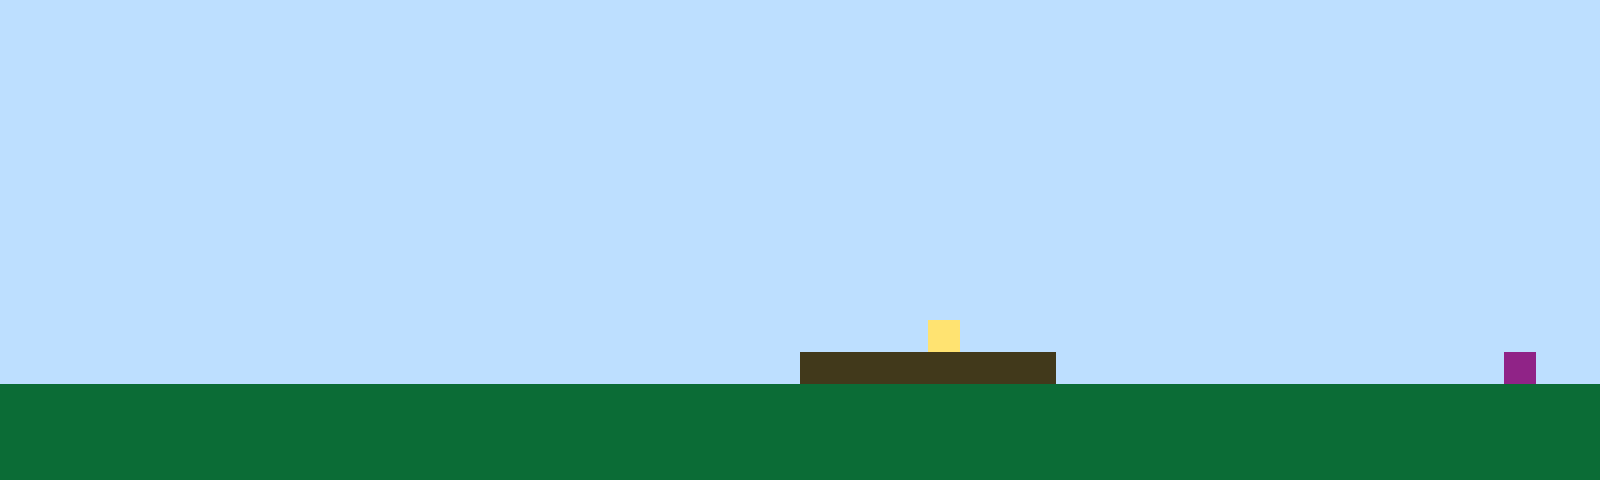

This game map was drawn from its Tiled (.tmx) file and the tilesets committed beside it. A one-line description and the full map source follow:
An orthogonal 50x15 tile map with 32x32 px tiles, 1 tile layer (Tile Layer 1).

<map version="1.10" tiledversion="1.11.2" orientation="orthogonal" renderorder="right-up" width="50" height="15" tilewidth="32" tileheight="32" infinite="0" nextlayerid="2" nextobjectid="1"><editorsettings><export target="map1.csv" format="csv" /></editorsettings><tileset firstgid="1" name="sprites" tilewidth="32" tileheight="32" tilecount="6" columns="3"><image source="sprites.png" width="96" height="64" /></tileset><layer id="1" name="Tile Layer 1" width="50" height="15"><data encoding="csv">1,1,1,1,1,1,1,1,1,1,1,1,1,1,1,1,1,1,1,1,1,1,1,1,1,1,1,1,1,1,1,1,1,1,1,1,1,1,1,1,1,1,1,1,1,1,1,1,1,1,1,1,1,1,1,1,1,1,1,1,1,1,1,1,1,1,1,1,1,1,1,1,1,1,1,1,1,1,1,1,1,1,1,1,1,1,1,1,1,1,1,1,1,1,1,1,1,1,1,1,1,1,1,1,1,1,1,1,1,1,1,1,1,1,1,1,1,1,1,1,1,1,1,1,1,1,1,1,1,1,1,1,1,1,1,1,1,1,1,1,1,1,1,1,1,1,1,1,1,1,1,1,1,1,1,1,1,1,1,1,1,1,1,1,1,1,1,1,1,1,1,1,1,1,1,1,1,1,1,1,1,1,1,1,1,1,1,1,1,1,1,1,1,1,1,1,1,1,1,1,1,1,1,1,1,1,1,1,1,1,1,1,1,1,1,1,1,1,1,1,1,1,1,1,1,1,1,1,1,1,1,1,1,1,1,1,1,1,1,1,1,1,1,1,1,1,1,1,1,1,1,1,1,1,1,1,1,1,1,1,1,1,1,1,1,1,1,1,1,1,1,1,1,1,1,1,1,1,1,1,1,1,1,1,1,1,1,1,1,1,1,1,1,1,1,1,1,1,1,1,1,1,1,1,1,1,1,1,1,1,1,1,1,1,1,1,1,1,1,1,1,1,1,1,1,1,1,1,1,1,1,1,1,1,1,1,1,1,1,1,1,1,1,1,1,1,1,1,1,1,1,1,1,1,1,1,1,1,1,1,1,1,1,1,1,1,1,1,1,1,1,1,1,1,1,1,1,1,1,1,1,1,1,1,1,1,1,1,1,1,1,1,1,1,1,1,1,1,1,1,1,1,1,1,1,1,1,1,1,1,1,1,1,1,1,1,1,1,1,1,1,1,1,1,1,1,1,1,1,1,1,1,1,1,1,1,1,1,1,1,1,1,1,1,1,1,1,1,1,1,1,1,1,1,1,1,1,1,1,1,1,1,1,1,1,1,1,1,1,1,1,1,1,1,1,1,1,1,1,1,1,1,1,1,1,1,1,1,1,1,1,1,1,1,1,1,1,1,1,1,1,1,1,1,1,1,1,1,1,1,1,1,1,1,1,1,1,1,1,1,1,1,1,1,1,1,1,1,1,4,1,1,1,1,1,1,1,1,1,1,1,1,1,1,1,1,1,1,1,1,1,1,1,1,1,1,1,1,1,1,1,1,1,1,1,1,1,1,1,1,1,1,1,1,1,3,3,3,3,3,3,3,3,1,1,1,1,1,1,1,1,1,1,1,1,1,1,6,1,1,2,2,2,2,2,2,2,2,2,2,2,2,2,2,2,2,2,2,2,2,2,2,2,2,2,2,2,2,2,2,2,2,2,2,2,2,2,2,2,2,2,2,2,2,2,2,2,2,2,2,2,2,2,2,2,2,2,2,2,2,2,2,2,2,2,2,2,2,2,2,2,2,2,2,2,2,2,2,2,2,2,2,2,2,2,2,2,2,2,2,2,2,2,2,2,2,2,2,2,2,2,2,2,2,2,2,2,2,2,2,2,2,2,2,2,2,2,2,2,2,2,2,2,2,2,2,2,2,2,2,2,2,2,2,2,2,2,2,2,2,2,2,2,2,2,2,2,2,2,2</data></layer></map>
